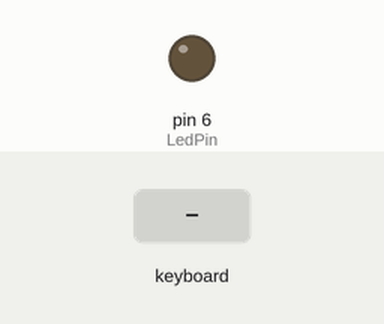
Bench run of a sketch on a simulated Arduino Uno, built with avr-gcc and run on an emulated ATmega328P. On the bench: output pins drawn as LEDs (lit = HIGH). Inputs (shaded band) come from the test bench. What the sketch prints to the serial monitor is not drawn.

Above: at 2.2 s.
2.3 s: PS/2 keyboard text "1" received
At 2.7 s:
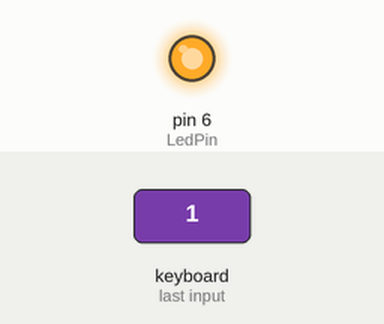
Timing chart, 0 to 5.3 s (numbered marks = the images above; inputs shaded):
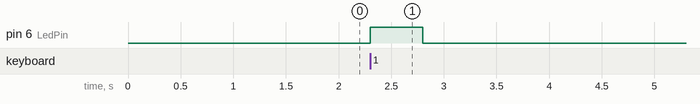

The sketch:

keyboard_test_mega.ino
```cpp
#include <PS2Keyboard.h>

const int DataPin = 4;
const int IRQpin =  2;
const int LedPin = 6;

PS2Keyboard keyboard;

void setup() {

  pinMode(LedPin, OUTPUT);
  digitalWrite(LedPin, LOW);

  delay(1000);
  keyboard.begin(DataPin, IRQpin);
  Serial.begin(19200);
  Serial.println("Ready!");
}

void loop() {
  if (keyboard.available()) {

    // read the next key
    char c = keyboard.read();
    digitalWrite(LedPin, HIGH);
    delay(500);
    digitalWrite(LedPin, LOW);
  }
}
```

Measured:
- after the input at 2.3 s, pin 6 (LedPin): LOW → HIGH at once, → LOW 0.50 s later
